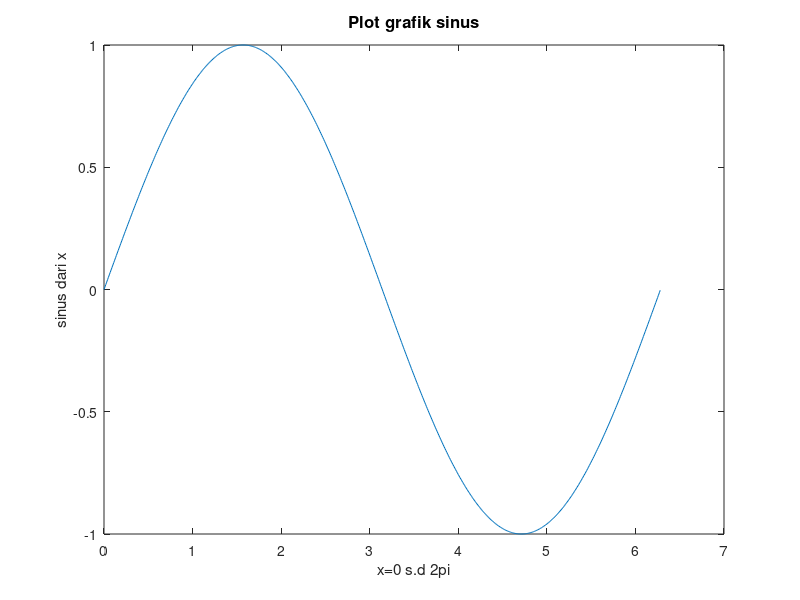

Recreate this plot in MATLAB.
clear
clc
x=0:0.01:2*pi;
y=sin(x);
plot(x,y)
xlabel('x=0 s.d 2pi')
ylabel('sinus dari x')
title('Plot grafik sinus','FontSize',12)